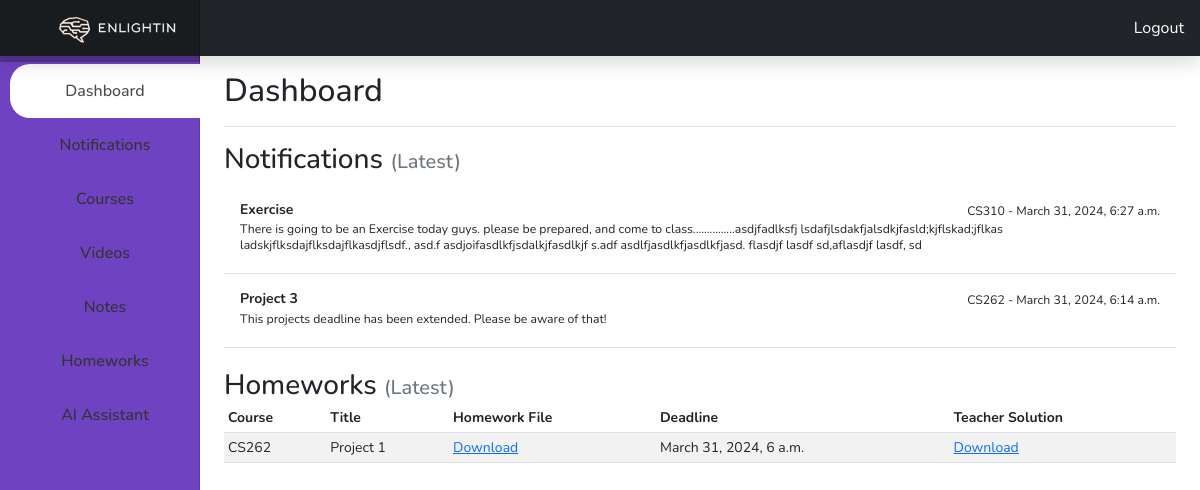
The page /dashboard/ (signed in) on the database its author committed.
### Simple_LMS/models.py (models this page shows, shortened)
class Notification(Model):
    course = models.ForeignKey(Course, on_delete=models.CASCADE)
    title = models.CharField(max_length=100)
    text = models.TextField()
    timestamp = models.DateTimeField(auto_now_add=True)
    is_active = models.BooleanField(default=True)

class Course(Model):
    name = models.CharField(max_length=50)
    is_active = models.BooleanField(default=True)
    def __str__(self):
        return self.name

class Homework(Model):
    name = models.CharField(max_length=150)
    course = models.ForeignKey(Course, on_delete=models.CASCADE)
    file = models.FileField(upload_to='uploads/homeworks')
    solution_file = models.FileField(upload_to='solutions', null=True, blank=True)
    upload_date = models.DateTimeField(auto_now_add=True)
    deadline = models.DateTimeField(null=True, blank=True)
    max_score = models.IntegerField()
    is_active = models.BooleanField(default=True)

### Simple_LMS/views.py (the view)
# urls.py: path('dashboard/', views.DashboardPageView.as_view(), name='dashboard'),
class DashboardPageView(LoginRequiredMixin, TemplateView):
    login_url = 'login'
    template_name = 'dashboard.html'
    def get(self, request):
        notifications = Notification.objects\
                                    .select_related('course')\
                                    .filter(course__enrolls__student=request.user, is_active=True)\
                                    .order_by('-id')[0:5]
        homeworks = Homework.objects.prefetch_related('course')\
                                    .filter(course__enrolls__student=request.user, is_active=True)\
                                    .order_by('-id')[0:5]
        return render(request, self.template_name, {'notifications': notifications, 'homeworks': homeworks})

### templates/dashboard.html (shortened to what this page needs)
{% load static %}
<!DOCTYPE html>
<html lang="en">
<head>
    <link href="{% static 'assets/css/bootstrap.min.css' %}" rel="stylesheet"/>
    <link href="{% static 'css/dashboard.css' %}" rel="stylesheet"/>
</head>
<body>
<header
        class="navbar navbar-dark sticky-top bg-dark flex-md-nowrap p-0 shadow"
>
<a class="navbar-brand col-md-3 col-lg-2 me-0 px-3" href="/dashboard">
    <img src="{% static 'img/logo1.png' %}" alt="Logo" height="43">
</a>
    <div class="navbar-nav">
        <div class="nav-item text-nowrap">
            <a class="nav-link px-3" href="/logout">Logout</a>
        </div>
    </div>
</header>
<div class="container-fluid">
    <div class="row">
        {% include "sidebar.html" %}
        <main class="col-md-9 ms-sm-auto col-lg-10 px-md-4">
            <div
                    class="d-flex justify-content-between flex-wrap flex-md-nowrap align-items-center pt-3 pb-2 mb-3 border-bottom"
            >
                <h1 class="h2">Dashboard</h1>
            </div>
            <h3>Notifications <span class="text-secondary h5">(Latest)</span></h3>
            <div class="d-flex flex-column align-items-stretch flex-shrink-0 bg-white">
                <div class="list-group list-group-flush border-bottom scrollarea">
                    {% for notification in notifications %}
                        <a class="list-group-item list-group-item-action py-3 lh-sm" aria-current="true">
                            <div class="d-flex w-100 align-items-center justify-content-between">
                                <strong class="mb-1">{{ notification.title }}</strong>
                                <small>{{ notification.course }} - {{ notification.timestamp }}</small>
                            </div>
                            <div class="col-10 mb-1 small">{{ notification.text }}</div>
                        </a>
                    {% endfor %}
                </div>
            </div>
            <br>
            <a style="text-decoration: none;" class="h3" href="{% url 'homeworks' %}">Homeworks <span class="text-secondary h5">(Latest)</span></a>
            <div class="table-responsive">
                <table class="table table-striped table-sm">
                    <thead>
                    <tr>
                        <th scope="col">Course</th>
                        <th scope="col">Title</th>
                        <th scope="col">Homework File</th>
                        <th scope="col">Deadline</th>
                        <th scope="col">Teacher Solution</th>
                    </tr>
                    </thead>
                    <tbody>
                        {% for homework in homeworks %}
                        <tr>
                            <td>{{ homework.course }}</td>
                            <td>{{ homework.name }}</td>
                            <td><a href="{{ homework.file.url }}">Download</a></td>
                            <td>{{ homework.deadline }}</td>
                            {% if homework.solution_file %}
                                <td><a href="{{ homework.solution_file.url }}">Download</a></td>
                            {% else %}
                                <td>Not uploaded yet</td>
                            {% endif %}
                        </tr>
                    {% endfor %}
                    </tbody>
                </table>
            </div>
        </main>
    </div>
</div>
</body>
</html>

### static/css/dashboard.css (style rules this page uses)
body { font-size: .875rem; }
.navbar-brand { padding-top: .75rem; padding-bottom: .75rem; background-color: rgba(0, 0, 0, .25); box-shadow: inset -1px 0 0 rgba(0, 0, 0, .25); }

### templates/dashboard.html (style rules this page uses)
.navbar-brand img { max-height: 200%; width: auto; object-fit: contain; }
.navbar { height: 56px; padding-top: 0; padding-bottom: 0; }
.navbar-brand { padding-top: 0px; padding-bottom: 0px; }

### templates/sidebar.html (style rules this page uses)
body { font-family: "Nunito", sans-serif; }
.nav-item { position: relative; display: block; }
.nav-item a { position: relative; display: flex; flex-direction: row; align-items: center; justify-content: center; color: #fff; font-size: 1rem; padding: 15px 0; margin-left: 10px; border-top-left-radius: 20px; border-bottom-left-radius: 20px; color: #fff; }
.nav-link { font-size: 1.4rem; color: #fff; padding: 10px 15px; }

### rows shown on the page
Notification: title "Exercise", course "CS310", timestamp "March 31, 2024, 6:27 a.m.", text "There is going to be an Exercise today guys. please be prepared, and come to class...............asdjfadlksfj lsdafjlsdakfjalsdkjfasld;kjflskad;jflkas ladskjflksdajflksdajflkasdjflsdf., asd.f asdjoifasdlkfjsdalkjfasdlkjf s.adf asdlfjasdlkfjasdlkfjasd. flasdjf lasdf sd,aflasdjf lasdf, sd"
Notification: title "Project 3", course "CS262", timestamp "March 31, 2024, 6:14 a.m.", text "This projects deadline has been extended. Please be aware of that!"
Homework: course "CS262", name "Project 1", deadline "March 31, 2024, 6 a.m."
